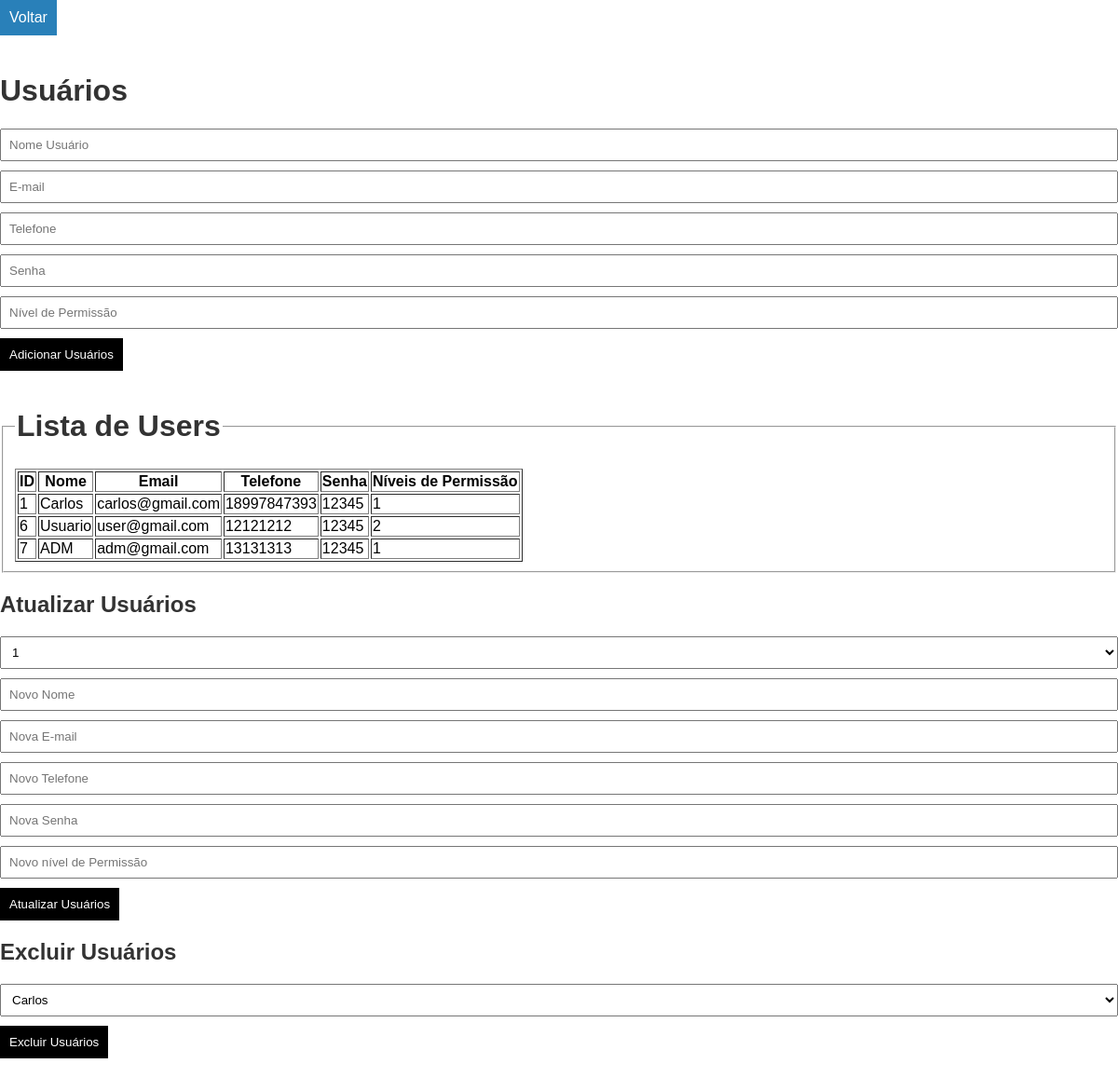
The page /Users.php on the database its author committed.
### tables this page shows
CREATE TABLE `usuarios` (
  `id` int(11) NOT NULL,
  `nome` varchar(255) NOT NULL,
  `email` varchar(255) NOT NULL,
  `telefone` varchar(255) NOT NULL,
  `senha` varchar(255) NOT NULL,
  `tipo_usuario` int(11) NOT NULL
);

### App/Controller/LoginADMController.php (called while the page is built, shortened)
<?php
require_once 'App/Model/LoginADMModel.php';
class LoginADMController {
    private $loginADMModel;
    public function __construct($pdo) {
        $this->loginADMModel = new LoginADMModel($pdo);
    }
    public function listarLoginADMs() {
        return $this->loginADMModel->listarLoginADMs();
    }
    public function exibirListaLoginADMs() {
        $loginADMs = $this->loginADMModel->listarLoginADMs();
        include 'App/View/Usuarios/lista.php';
    }
}
?>

### App/Model/LoginADMModel.php (called while the page is built, shortened)
<?php
class LoginADMModel {
    private $pdo;
    public function __construct($pdo) {
        $this->pdo = $pdo;
    }
    public function listarLoginADMs() {
        $sql = "SELECT * FROM usuarios";
        $stmt = $this->pdo->query($sql);
        return $stmt->fetchAll(PDO::FETCH_ASSOC);
    }
}
?>

### Users.php (the view, shortened to what this page needs)
<link rel="stylesheet" href="CSS/users.css">
<?php
require_once 'Config/config.php';
require_once 'App/Controller/LoginADMController.php';
$loginADMController = new LoginADMController($pdo);
$loginADMs = $loginADMController->listarLoginADMs();
?>
<!DOCTYPE html>
<html>
<head>
</head>
<body>
    <a href="indexAdm.php">Voltar</a>
    <h1>Usuários</h1>
    <form method="post">
        <input type="text" name="nome" placeholder="Nome Usuário" required>
        <input type="email" name="email" placeholder="E-mail" required>
        <input type="tel" name="telefone" placeholder="Telefone" required>
        <input type="password" name="senha" placeholder="Senha" required>
        <input type="number" name="tipo_usuario" placeholder="Nível de Permissão" required>
        <button type="submit">Adicionar Usuários</button>
    </form>
<?php
$loginADMController->exibirListaLoginADMs();
?>
<h2>Atualizar Usuários</h2>
    <form method="post">
        <select name="id">
        <?php foreach ($loginADMs as $loginADM): ?>
                                <option value="<?php echo $loginADM['id']; ?>"><?php echo $loginADM['id']; ?></option>
                                <?php endforeach; ?>
        </select>
                <input type="text" name="atualizar_nome" placeholder="Novo Nome" required>
                <input type="email" name="atualizar_email" placeholder="Nova E-mail" required>
                <input type="tel" name="atualizar_telefone" placeholder="Novo Telefone" required>
                <input type="password" name="atualizar_senha" placeholder="Nova Senha" required>
                <input type="number" name="atualizar_tipo_usuario" placeholder="Novo nível de Permissão" required>
        <button type="submit">Atualizar Usuários</button>
    </form>
    <h2>Excluir Usuários</h2>
    <form method="post">
        <select name="excluir_id">
            <?php foreach ($loginADMs as $loginADM): ?>
                <option value="<?php echo $loginADM['id']; ?>"><?php echo $loginADM['nome']; ?></option>
            <?php endforeach; ?>
        </select>
        <button type="submit">Excluir Usuários</button>
    </form>
</body>
</html>

### App/View/Usuarios/Lista.php (shortened to what this page needs)
<!DOCTYPE html>
<html>
<head>
</head>
<body>
    <fieldset>
        <legend><h1>Lista de Users</h1></legend>
            <table border="1">
                <thead>
                    <tr>
                        <th>ID</th>
                        <th>Nome</th>
                        <th>Email</th>
                        <th>Telefone</th>
                        <th>Senha</th>
                        <th>Níveis de Permissão</th>
                    </tr>
                </thead>
                <?php foreach ($loginADMs as $loginADM): ?>
                    <tbody>
                        <tr>
                            <td><?php echo $loginADM['id']; ?></td>
                            <td><?php echo $loginADM['nome']; ?></td>
                            <td><?php echo $loginADM['email']; ?></td>
                            <td><?php echo $loginADM['telefone']; ?></td>
                            <td><?php echo $loginADM['senha']; ?></td>
                            <td><?php echo $loginADM['tipo_usuario']; ?></td>
                        </tr>
                <?php endforeach; ?>
            </table>
    </fieldset>
</body>
</html>

### CSS/users.css (style rules this page uses)
body { font-family: Arial, sans-serif; background-color: #ffffff; margin: 0; padding: 0; box-sizing: border-box; }
h1, h2 { color: #333; }
form { margin-bottom: 20px; }
input, select { margin-bottom: 10px; padding: 8px; width: 100%; box-sizing: border-box; }
button { padding: 10px; background-color: #000000; color: white; border: none; cursor: pointer; }
a { display: inline-block; margin-bottom: 20px; padding: 10px; background-color: #3498db; color: white; text-decoration: none; }

### rows shown on the page
usuarios: id "1", nome "Carlos", email "carlos@gmail.com", telefone "18997847393", senha "12345", tipo_usuario "1"
usuarios: id "6", nome "Usuario", email "user@gmail.com", telefone "12121212", senha "12345", tipo_usuario "2"
usuarios: id "7", nome "ADM", email "adm@gmail.com", telefone "13131313", senha "12345", tipo_usuario "1"

### other values the page prints
form field id "1"
form field excluir_id "Carlos"
